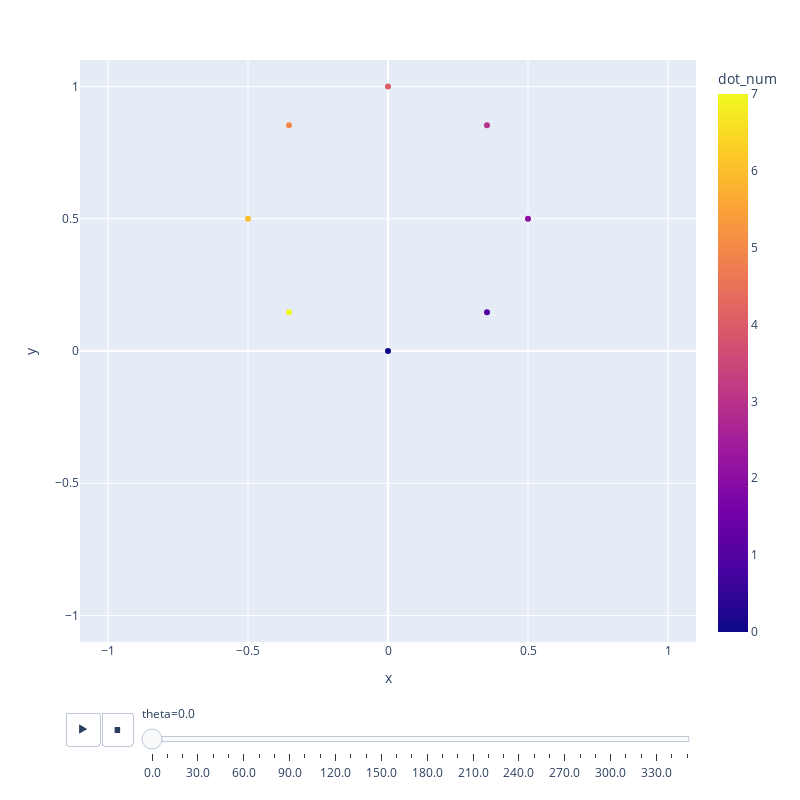

The code cell stored with this chart in its notebook:
### Code cell
# Parameters
radius = 1
num_dots = 8
num_steps = 36

dot_radial_delta = 180 / num_dots
delta = 360 / num_steps

# Generate point data

# Dot paths specified as unit vectors
dot_nums = np.array([e for e in range(num_dots)])
dot_thetas = dot_nums * dot_radial_delta
dot_thetas_rad = np.deg2rad(dot_thetas)
dot_unit_x = radius * np.cos(dot_thetas_rad)
dot_unit_y = radius * np.sin(dot_thetas_rad)

# Theta - used as animation "frame", where in the animation are we
steps = np.array([e for e in range(num_steps)])
thetas = steps * delta
thetas_rad = np.deg2rad(thetas)

# Spread datapoints: For every dot, for every theta
dot_nums_spread = np.repeat(dot_nums, num_steps)
dot_thetas_rad_spread = np.repeat(dot_thetas_rad, num_steps)
dot_unit_x_spread = np.repeat(dot_unit_x, num_steps)
dot_unit_y_spread = np.repeat(dot_unit_y, num_steps)

thetas_spread = (thetas * np.ones(num_dots * num_steps).reshape(num_dots, num_steps)).flatten()
thetas_rad_spread = (thetas_rad * np.ones(num_dots * num_steps).reshape(num_dots, num_steps)).flatten()

# Dot phase (offset the dots in the animation)
phis = np.sin(dot_thetas_rad_spread + thetas_rad_spread)
x = dot_unit_x_spread * phis
y = dot_unit_y_spread * phis

# Create dataframe
a = np.hstack((np.transpose([dot_nums_spread]),
               np.transpose([thetas_spread]),
               np.transpose([x]),
               np.transpose([y])))
columns = ['dot_num', 'theta', 'x', 'y']
df = pd.DataFrame(data=a, columns=columns)

# Plot
fig = px.scatter(df, x="x", y="y",
                 animation_frame="theta", animation_group="dot_num",
                 color="dot_num", hover_name="dot_num",
                 range_x=[-1.1, 1.1], range_y=[-1.1, 1.1])
fig.update_layout(autosize=False, width=800, height=800)
fig.show()

### Figure 1 — Plotly figure (JSON) as saved in the notebook; plotly's stock layout.template omitted (floating-point values rounded to 4 significant figures)
{"data": [{"hovertemplate": "<b>%{hovertext}</b><br><br>theta=0.0<br>x=%{x}<br>y=%{y}<br>dot_num=%{marker.color}<extra></extra>", "hovertext": [0, 1, 2, 3, 4, 5, 6, 7], "ids": [0, 1, 2, 3, 4, 5, 6, 7], "legendgroup": "", "marker": {"color": [0, 1, 2, 3, 4, 5, 6, 7], "coloraxis": "coloraxis", "symbol": "circle"}, "mode": "markers", "name": "", "orientation": "v", "showlegend": false, "type": "scatter", "x": [0, 0.3536, 0.5, 0.3536, 6.123e-17, -0.3536, -0.5, -0.3536], "xaxis": "x", "y": [0, 0.1464, 0.5, 0.8536, 1, 0.8536, 0.5, 0.1464], "yaxis": "y"}], "layout": {"autosize": false, "coloraxis": {"colorbar": {"title": {"text": "dot_num"}}, "colorscale": [[0, "#0d0887"], [0.1111, "#46039f"], [0.2222, "#7201a8"], [0.3333, "#9c179e"], [0.4444, "#bd3786"], [0.5556, "#d8576b"], [0.6667, "#ed7953"], [0.7778, "#fb9f3a"], [0.8889, "#fdca26"], [1, "#f0f921"]]}, "height": 800, "legend": {"tracegroupgap": 0}, "margin": {"t": 60}, "sliders": [{"active": 0, "currentvalue": {"prefix": "theta="}, "len": 0.9, "pad": {"b": 10, "t": 60}, "steps": [{"args": [["0.0"], {"frame": {"duration": 0, "redraw": false}, "fromcurrent": true, "mode": "immediate", "transition": {"duration": 0, "easing": "linear"}}], "label": "0.0", "method": "animate"}, {"args": [["10.0"], {"frame": {"duration": 0, "redraw": false}, "fromcurrent": true, "mode": "immediate", "transition": {"duration": 0, "easing": "linear"}}], "label": "10.0", "method": "animate"}, {"args": [["20.0"], {"frame": {"duration": 0, "redraw": false}, "fromcurrent": true, "mode": "immediate", "transition": {"duration": 0, "easing": "linear"}}], "label": "20.0", "method": "animate"}, {"args": [["30.0"], {"frame": {"duration": 0, "redraw": false}, "fromcurrent": true, "mode": "immediate", "transition": {"duration": 0, "easing": "linear"}}], "label": "30.0", "method": "animate"}, {"args": [["40.0"], {"frame": {"duration": 0, "redraw": false}, "fromcurrent": true, "mode": "immediate", "transition": {"duration": 0, "easing": "linear"}}], "label": "40.0", "method": "animate"}, {"args": [["50.0"], {"frame": {"duration": 0, "redraw": false}, "fromcurrent": true, "mode": "immediate", "transition": {"duration": 0, "easing": "linear"}}], "label": "50.0", "method": "animate"}, {"args": [["60.0"], {"frame": {"duration": 0, "redraw": false}, "fromcurrent": true, "mode": "immediate", "transition": {"duration": 0, "easing": "linear"}}], "label": "60.0", "method": "animate"}, {"args": [["70.0"], {"frame": {"duration": 0, "redraw": false}, "fromcurrent": true, "mode": "immediate", "transition": {"duration": 0, "easing": "linear"}}], "label": "70.0", "method": "animate"}, {"args": [["80.0"], {"frame": {"duration": 0, "redraw": false}, "fromcurrent": true, "mode": "immediate", "transition": {"duration": 0, "easing": "linear"}}], "label": "80.0", "method": "animate"}, {"args": [["90.0"], {"frame": {"duration": 0, "redraw": false}, "fromcurrent": true, "mode": "immediate", "transition": {"duration": 0, "easing": "linear"}}], "label": "90.0", "method": "animate"}, {"args": [["100.0"], {"frame": {"duration": 0, "redraw": false}, "fromcurrent": true, "mode": "immediate", "transition": {"duration": 0, "easing": "linear"}}], "label": "100.0", "method": "animate"}, {"args": [["110.0"], {"frame": {"duration": 0, "redraw": false}, "fromcurrent": true, "mode": "immediate", "transition": {"duration": 0, "easing": "linear"}}], "label": "110.0", "method": "animate"}, {"args": [["120.0"], {"frame": {"duration": 0, "redraw": false}, "fromcurrent": true, "mode": "immediate", "transition": {"duration": 0, "easing": "linear"}}], "label": "120.0", "method": "animate"}, {"args": [["130.0"], {"frame": {"duration": 0, "redraw": false}, "fromcurrent": true, "mode": "immediate", "transition": {"duration": 0, "easing": "linear"}}], "label": "130.0", "method": "animate"}, {"args": [["140.0"], {"frame": {"duration": 0, "redraw": false}, "fromcurrent": true, "mode": "immediate", "transition": {"duration": 0, "easing": "linear"}}], "label": "140.0", "method": "animate"}, {"args": [["150.0"], {"frame": {"duration": 0, "redraw": false}, "fromcurrent": true, "mode": "immediate", "transition": {"duration": 0, "easing": "linear"}}], "label": "150.0", "method": "animate"}, {"args": [["160.0"], {"frame": {"duration": 0, "redraw": false}, "fromcurrent": true, "mode": "immediate", "transition": {"duration": 0, "easing": "linear"}}], "label": "160.0", "method": "animate"}, {"args": [["170.0"], {"frame": {"duration": 0, "redraw": false}, "fromcurrent": true, "mode": "immediate", "transition": {"duration": 0, "easing": "linear"}}], "label": "170.0", "method": "animate"}, {"args": [["180.0"], {"frame": {"duration": 0, "redraw": false}, "fromcurrent": true, "mode": "immediate", "transition": {"duration": 0, "easing": "linear"}}], "label": "180.0", "method": "animate"}, {"args": [["190.0"], {"frame": {"duration": 0, "redraw": false}, "fromcurrent": true, "mode": "immediate", "transition": {"duration": 0, "easing": "linear"}}], "label": "190.0", "method": "animate"}, {"args": [["200.0"], {"frame": {"duration": 0, "redraw": false}, "fromcurrent": true, "mode": "immediate", "transition": {"duration": 0, "easing": "linear"}}], "label": "200.0", "method": "animate"}, {"args": [["210.0"], {"frame": {"duration": 0, "redraw": false}, "fromcurrent": true, "mode": "immediate", "transition": {"duration": 0, "easing": "linear"}}], "label": "210.0", "method": "animate"}, {"args": [["220.0"], {"frame": {"duration": 0, "redraw": false}, "fromcurrent": true, "mode": "immediate", "transition": {"duration": 0, "easing": "linear"}}], "label": "220.0", "method": "animate"}, {"args": [["230.0"], {"frame": {"duration": 0, "redraw": false}, "fromcurrent": true, "mode": "immediate", "transition": {"duration": 0, "easing": "linear"}}], "label": "230.0", "method": "animate"}, {"args": [["240.0"], {"frame": {"duration": 0, "redraw": false}, "fromcurrent": true, "mode": "immediate", "transition": {"duration": 0, "easing": "linear"}}], "label": "240.0", "method": "animate"}, {"args": [["250.0"], {"frame": {"duration": 0, "redraw": false}, "fromcurrent": true, "mode": "immediate", "transition": {"duration": 0, "easing": "linear"}}], "label": "250.0", "method": "animate"}, {"args": [["260.0"], {"frame": {"duration": 0, "redraw": false}, "fromcurrent": true, "mode": "immediate", "transition": {"duration": 0, "easing": "linear"}}], "label": "260.0", "method": "animate"}, {"args": [["270.0"], {"frame": {"duration": 0, "redraw": false}, "fromcurrent": true, "mode": "immediate", "transition": {"duration": 0, "easing": "linear"}}], "label": "270.0", "method": "animate"}, {"args": [["280.0"], {"frame": {"duration": 0, "redraw": false}, "fromcurrent": true, "mode": "immediate", "transition": {"duration": 0, "easing": "linear"}}], "label": "280.0", "method": "animate"}, {"args": [["290.0"], {"frame": {"duration": 0, "redraw": false}, "fromcurrent": true, "mode": "immediate", "transition": {"duration": 0, "easing": "linear"}}], "label": "290.0", "method": "animate"}, {"args": [["300.0"], {"frame": {"duration": 0, "redraw": false}, "fromcurrent": true, "mode": "immediate", "transition": {"duration": 0, "easing": "linear"}}], "label": "300.0", "method": "animate"}, {"args": [["310.0"], {"frame": {"duration": 0, "redraw": false}, "fromcurrent": true, "mode": "immediate", "transition": {"duration": 0, "easing": "linear"}}], "label": "310.0", "method": "animate"}, {"args": [["320.0"], {"frame": {"duration": 0, "redraw": false}, "fromcurrent": true, "mode": "immediate", "transition": {"duration": 0, "easing": "linear"}}], "label": "320.0", "method": "animate"}, {"args": [["330.0"], {"frame": {"duration": 0, "redraw": false}, "fromcurrent": true, "mode": "immediate", "transition": {"duration": 0, "easing": "linear"}}], "label": "330.0", "method": "animate"}, {"args": [["340.0"], {"frame": {"duration": 0, "redraw": false}, "fromcurrent": true, "mode": "immediate", "transition": {"duration": 0, "easing": "linear"}}], "label": "340.0", "method": "animate"}, {"args": [["350.0"], {"frame": {"duration": 0, "redraw": false}, "fromcurrent": true, "mode": "immediate", "transition": {"duration": 0, "easing": "linear"}}], "label": "350.0", "method": "animate"}], "x": 0.1, "xanchor": "left", "y": 0, "yanchor": "top"}], "updatemenus": [{"buttons": [{"args": [null, {"frame": {"duration": 500, "redraw": false}, "fromcurrent": true, "mode": "immediate", "transition": {"duration": 500, "easing": "linear"}}], "label": "&#9654;", "method": "animate"}, {"args": [[null], {"frame": {"duration": 0, "redraw": false}, "fromcurrent": true, "mode": "immediate", "transition": {"duration": 0, "easing": "linear"}}], "label": "&#9724;", "method": "animate"}], "direction": "left", "pad": {"r": 10, "t": 70}, "showactive": false, "type": "buttons", "x": 0.1, "xanchor": "right", "y": 0, "yanchor": "top"}], "width": 800, "xaxis": {"anchor": "y", "domain": [0, 1], "range": [-1.1, 1.1], "title": {"text": "x"}}, "yaxis": {"anchor": "x", "domain": [0, 1], "range": [-1.1, 1.1], "title": {"text": "y"}}}}
